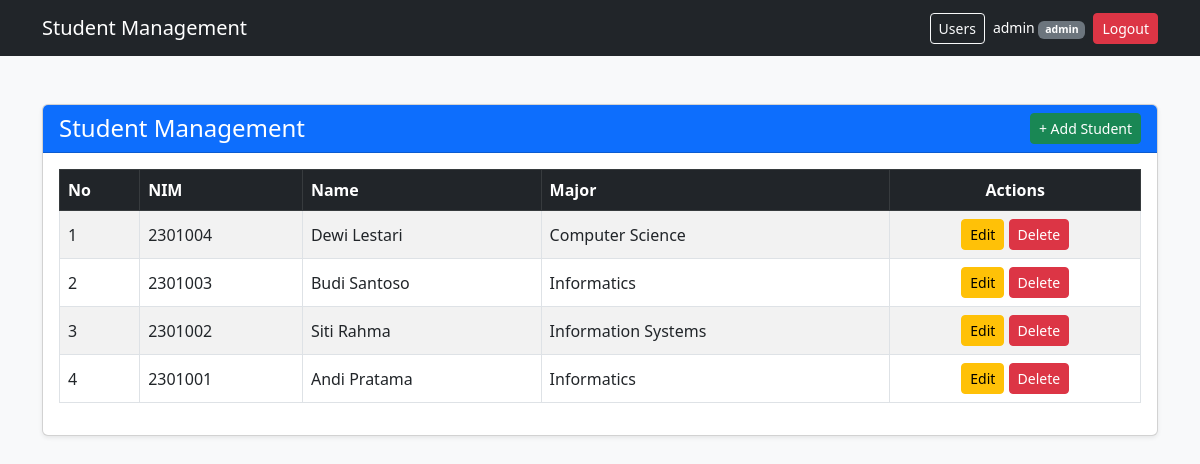
/index.php (signed in), run on the app's committed database.
### tables this page shows
CREATE TABLE `students` (
  `id` int(11) NOT NULL,
  `nim` varchar(20) NOT NULL,
  `name` varchar(100) NOT NULL,
  `major_id` int(11) NOT NULL
);

CREATE TABLE `majors` (
  `id` int(11) NOT NULL,
  `NAME` varchar(50) NOT NULL
);

### auth.php (called while the page is built, shortened)
<?php
function is_admin()
{
    return $_SESSION['role'] === 'admin';
}
?>

### index.php (the view, shortened to what this page needs)
<?php
include 'auth.php';
include 'config.php';
$query = "SELECT s.id, s.nim, s.name, m.name AS major_name
          FROM students s
          JOIN majors m ON s.major_id = m.id
          ORDER BY s.id DESC";
$result = mysqli_query($conn, $query);
?>
<!DOCTYPE html>
<html lang="en">
<head>
    <link href="https://cdn.jsdelivr.net/npm/bootstrap@5.3.0/dist/css/bootstrap.min.css" rel="stylesheet">
</head>
<body class="bg-light">
    <?php include 'navbar.php'; ?>
    <div class="container mt-5">
        <div class="card shadow-sm">
            <div class="card-header bg-primary text-white d-flex justify-content-between align-items-center">
                <h4 class="mb-0">Student Management</h4>
                <a href="create.php" class="btn btn-success btn-sm">+ Add Student</a>
            </div>
            <div class="card-body">
                <div class="table-responsive">
                    <table class="table table-bordered table-striped table-hover align-middle">
                        <thead class="table-dark">
                            <tr>
                                <th>No</th>
                                <th>NIM</th>
                                <th>Name</th>
                                <th>Major</th>
                                <th class="text-center">Actions</th>
                            </tr>
                        </thead>
                        <tbody>
                            <?php $no = 1;
                            while ($row = mysqli_fetch_assoc($result)): ?>
                                <tr>
                                    <td><?= $no++ ?></td>
                                    <td><?= htmlspecialchars($row['nim']) ?></td>
                                    <td><?= htmlspecialchars($row['name']) ?></td>
                                    <td><?= htmlspecialchars($row['major_name']) ?></td>
                                    <td class="text-center">
                                        <a href="edit.php?id=<?= $row['id'] ?>" class="btn btn-warning btn-sm">Edit</a>
                                        <?php if (is_admin()): ?>
                                            <a href="delete.php?id=<?= $row['id'] ?>" class="btn btn-danger btn-sm"
                                                onclick="return confirm('Are you sure you want to delete this student?')">Delete</a>
                                        <?php endif; ?>
                                    </td>
                                </tr>
                            <?php endwhile; ?>
                        </tbody>
                    </table>
                </div>
            </div>
        </div>
    </div>
</body>
</html>

### navbar.php (shortened to what this page needs)
<nav class="navbar navbar-dark bg-dark">
    <div class="container">
        <a class="navbar-brand" href="index.php">Student Management</a>
        <div class="d-flex align-items-center gap-2">
            <?php if (is_admin()): ?>
                <a href="users.php" class="btn btn-outline-light btn-sm">Users</a>
            <?php endif; ?>
            <span class="text-white small">
                <?= htmlspecialchars($_SESSION['username']) ?>
                <span class="badge bg-secondary"><?= $_SESSION['role'] ?></span>
            </span>
            <a href="logout.php" class="btn btn-danger btn-sm">Logout</a>
        </div>
    </div>
</nav>

### data on the page
students: nim "2301004", name "Dewi Lestari", major.NAME "Computer Science"
students: nim "2301003", name "Budi Santoso", major.NAME "Informatics"
students: nim "2301002", name "Siti Rahma", major.NAME "Information Systems"
students: nim "2301001", name "Andi Pratama", major.NAME "Informatics"

### other printed values
$_SESSION['username'] "admin"
$_SESSION['role'] "admin"
